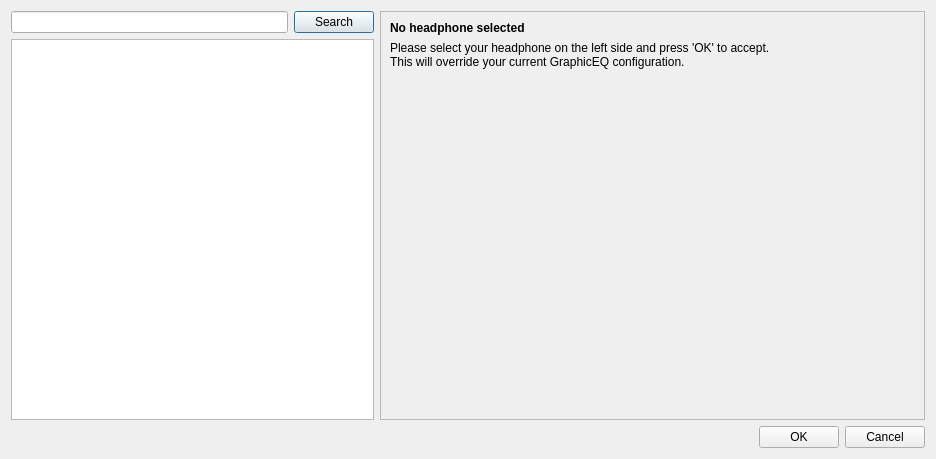
<?xml version="1.0" encoding="UTF-8"?>
<ui version="4.0">
 <class>AutoEQSelector</class>
 <widget class="QDialog" name="AutoEQSelector">
  <property name="geometry">
   <rect>
    <x>0</x>
    <y>0</y>
    <width>936</width>
    <height>459</height>
   </rect>
  </property>
  <property name="windowTitle">
   <string>AutoEQ Database</string>
  </property>
  <layout class="QVBoxLayout" name="verticalLayout">
   <item>
    <layout class="QHBoxLayout" name="horizontalLayout" stretch="2,3">
     <item>
      <layout class="QVBoxLayout" name="verticalLayout_3">
       <item>
        <layout class="QHBoxLayout" name="searchLayout">
         <property name="topMargin">
          <number>0</number>
         </property>
         <item>
          <widget class="QLineEdit" name="searchInput"/>
         </item>
         <item>
          <widget class="QPushButton" name="search">
           <property name="text">
            <string>Search</string>
           </property>
           <property name="default">
            <bool>true</bool>
           </property>
          </widget>
         </item>
        </layout>
       </item>
       <item>
        <widget class="QListWidget" name="listWidget"/>
       </item>
      </layout>
     </item>
     <item>
      <widget class="QFrame" name="frame">
       <property name="frameShape">
        <enum>QFrame::StyledPanel</enum>
       </property>
       <property name="frameShadow">
        <enum>QFrame::Raised</enum>
       </property>
       <layout class="QVBoxLayout" name="verticalLayout_2" stretch="0,0,1">
        <item>
         <widget class="QLabel" name="title">
          <property name="font">
           <font>
            <weight>75</weight>
            <bold>true</bold>
           </font>
          </property>
          <property name="text">
           <string>No headphone selected</string>
          </property>
         </widget>
        </item>
        <item>
         <widget class="QLabel" name="group">
          <property name="text">
           <string>Please select your headphone on the left side and press 'OK' to accept.
This will override your current GraphicEQ configuration.</string>
          </property>
          <property name="wordWrap">
           <bool>true</bool>
          </property>
         </widget>
        </item>
        <item>
         <widget class="QLabel" name="picture">
          <property name="maximumSize">
           <size>
            <width>520</width>
            <height>16777215</height>
           </size>
          </property>
          <property name="text">
           <string/>
          </property>
          <property name="scaledContents">
           <bool>false</bool>
          </property>
          <property name="alignment">
           <set>Qt::AlignLeading|Qt::AlignLeft|Qt::AlignTop</set>
          </property>
         </widget>
        </item>
       </layout>
      </widget>
     </item>
    </layout>
   </item>
   <item>
    <widget class="QDialogButtonBox" name="buttonBox">
     <property name="orientation">
      <enum>Qt::Horizontal</enum>
     </property>
     <property name="standardButtons">
      <set>QDialogButtonBox::Cancel|QDialogButtonBox::Ok</set>
     </property>
    </widget>
   </item>
  </layout>
 </widget>
 <resources/>
 <connections>
  <connection>
   <sender>buttonBox</sender>
   <signal>accepted()</signal>
   <receiver>AutoEQSelector</receiver>
   <slot>accept()</slot>
   <hints>
    <hint type="sourcelabel">
     <x>248</x>
     <y>254</y>
    </hint>
    <hint type="destinationlabel">
     <x>157</x>
     <y>274</y>
    </hint>
   </hints>
  </connection>
  <connection>
   <sender>buttonBox</sender>
   <signal>rejected()</signal>
   <receiver>AutoEQSelector</receiver>
   <slot>reject()</slot>
   <hints>
    <hint type="sourcelabel">
     <x>316</x>
     <y>260</y>
    </hint>
    <hint type="destinationlabel">
     <x>286</x>
     <y>274</y>
    </hint>
   </hints>
  </connection>
 </connections>
</ui>
